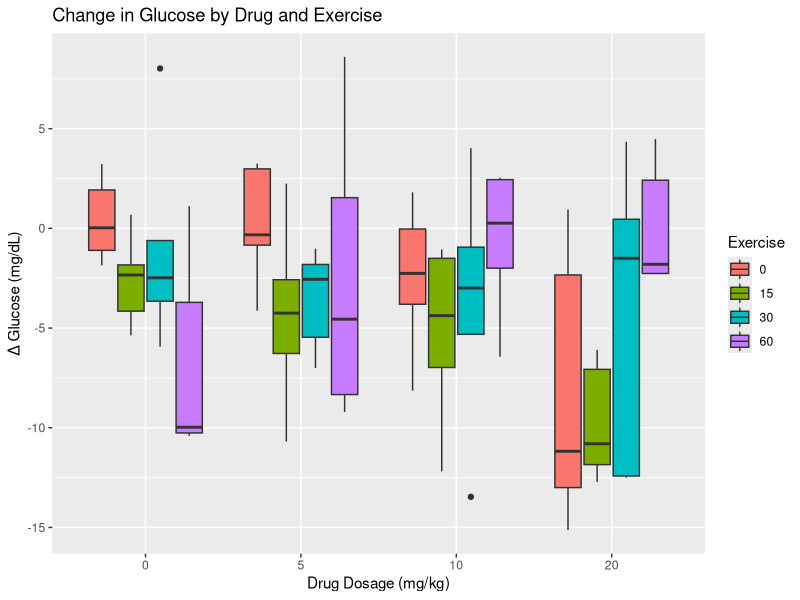
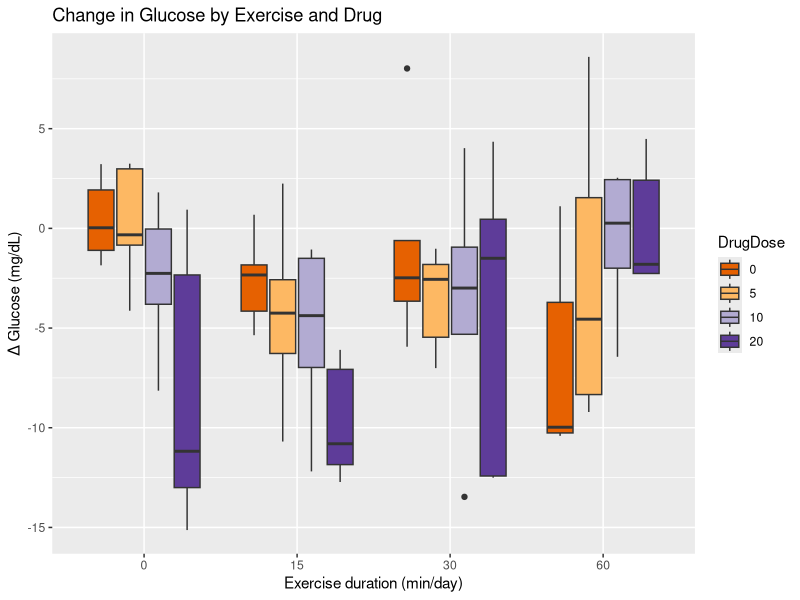

Source code (R) for these figures, in order: (Note: this script raises an error after producing the figures.)
## ---- chunk 1
library(tidyverse)
library(knitr)
library(kableExtra)
## ---- chunk 2
studyDesign <- tibble("Drug dosage (mg/kg)" = c("0 (control)", 10, 20),
                      "Exercise duration (min/day)" = c("0 (sedentary control)",
                                                        30, 60))
knitr::kable(studyDesign)
## ---- chunk 3
drugExercise <- read_csv("data/drugExercise.csv")
drugExercise$DrugDose <- as_factor(drugExercise$DrugDose)
drugExercise$Exercise <- as_factor(drugExercise$Exercise)
head(drugExercise)
## ---- chunk 4
meansSD <- drugExercise %>%
  group_by(Exercise, DrugDose) %>%
  summarise(meanChange = round(mean(Delta), 3),
            stDev = sd(Delta))
meansSD
## ---- chunk 5
ggplot(drugExercise, aes(x = DrugDose, y = Delta, fill = Exercise)) +
  geom_boxplot() +
  labs(title = "Change in Glucose by Drug and Exercise",
       y = "Δ Glucose (mg/dL)", x = "Drug Dosage (mg/kg)")
## ---- chunk 6
ggplot(drugExercise, aes(x = Exercise, y = Delta, fill = DrugDose)) +
  geom_boxplot() +
  labs(title = "Change in Glucose by Exercise and Drug",
       y = "Δ Glucose (mg/dL)", x = "Exercise duration (min/day)") +
  scale_fill_brewer(palette = "PuOr") # use a different color palette
## ---- chunk 7
text_tbl <- data.frame('source of variation' = c('treatment 1', 
                                                 'treatment 2',
                                                 'interaction',
                                                 'error'),
                       'Df' = c("$k_1 - 1$",
                                "$k_2 - 1$",
                                "$(k_1 - 1) * (k_2 - 1)$",
                                "$(k_1 - 1) * (k_2 - 1) * (n - 1)$")
                       )
colnames(text_tbl) = c('source of variation', 'Df', 'Sum Sq', 
                       'Mean Sq=Sum Sq/Df', 'F value', 'prob(>F)')
kable(text_tbl,
      caption = 'ANOVA Table for Completely Randomized Design with Two or More Treatment Factors') 
## ---- chunk 8
ggplot(meansSD, aes(x=DrugDose, y=meanChange, group=Exercise, color=Exercise)) + 
    geom_line() +
    geom_point() +
    geom_errorbar(aes(ymin=meanChange-stDev, ymax=meanChange+stDev), width=.2,
                  position=position_dodge(0.05), alpha=.5) +
  labs(y = "Δ Glucose (mg/dL)",
       title = "Mean change in glucose by drug doseage") 
       
ggplot(meansSD, aes(x=Exercise, y=meanChange, group=DrugDose, color=DrugDose)) + 
    geom_line() +
    geom_point() +
    geom_errorbar(aes(ymin=meanChange-stDev, ymax=meanChange+stDev), width=.2,
                  position=position_dodge(0.05), alpha=.5) +
  labs(y = "Δ Glucose (mg/dL)",
       title = "Mean change in glucose by exercise") 
## ---- chunk 9
# DrugDose*Exercise is the interaction
# main effects (DrugDose and Exercise separately) are included
anova(lm(Delta ~ DrugDose*Exercise, 
         data = drugExercise))
